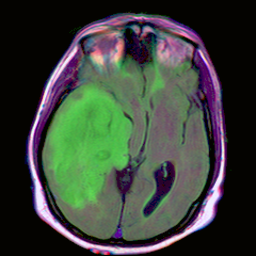
#> input picture TCGA_CS_4944.png, 256 x 256 px
$ python -i image_enhance.py   (imports and definitions only)   (older library calls are emulated)
#> lines starting #> are read from the running program, lines starting #| are printed output that depends on the picture
#> further down, picture is the input picture: shape (256, 256, 3); mean B, G, R 57.8, 66.1, 59.7
import numpy as np
from scipy import ndimage
from PIL import Image, ImageOps
import cv2
from scipy import signal

def enhance(data):
    # apply laplacian blur
    laplacian = cv2.Laplacian(data, cv2.CV_64F)
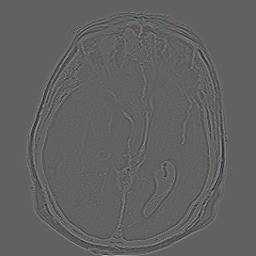
#> laplacian: shape (256, 256, 3) float64; mean B, G, R 0, 0, 0; drawn with min black and max white

    # sobel x filter where dx=1 and dy=0
    sobelx = cv2.Sobel(data, cv2.CV_64F, 1, 0, ksize=7)
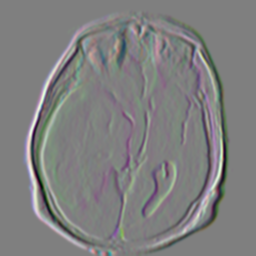
#> sobelx: shape (256, 256, 3) float64; mean B, G, R 0, 0, 0; drawn with min black and max white

    # sobel y filter where dx=0 and dy=1
    sobely = cv2.Sobel(data, cv2.CV_64F, 0, 1, ksize=7)
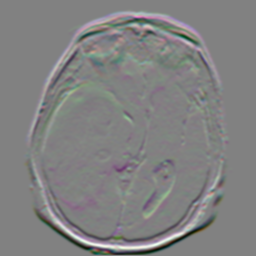
#> sobely: shape (256, 256, 3) float64; mean B, G, R 91.9, 56.6, 86.5; drawn with min black and max white

    sobel = np.sqrt(np.square(sobelx) + np.square(sobely))
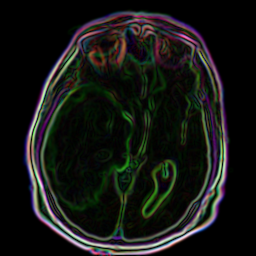
#> sobel: shape (256, 256, 3) float64; mean B, G, R 11966.6, 13768.3, 13025.4; drawn with min black and max white

    return sobel

def weird(data):
    img_gray = data.astype(np.uint8)
    kernel = np.array([[0, -1, 0],
                   [-1, 5,-1],
                   [0, -1, 0]])
    image_sharp = cv2.filter2D(src=data, ddepth=-1, kernel=kernel)

    return image_sharp

def GaussianHPF(img):
    hpf = img - cv2.GaussianBlur(img, (21, 21), 3) + 63

    return hpf

>>> import cv2
>>> picture = cv2.imread('../TCGA_CS_4944.png')
>>> result = enhance(picture)
